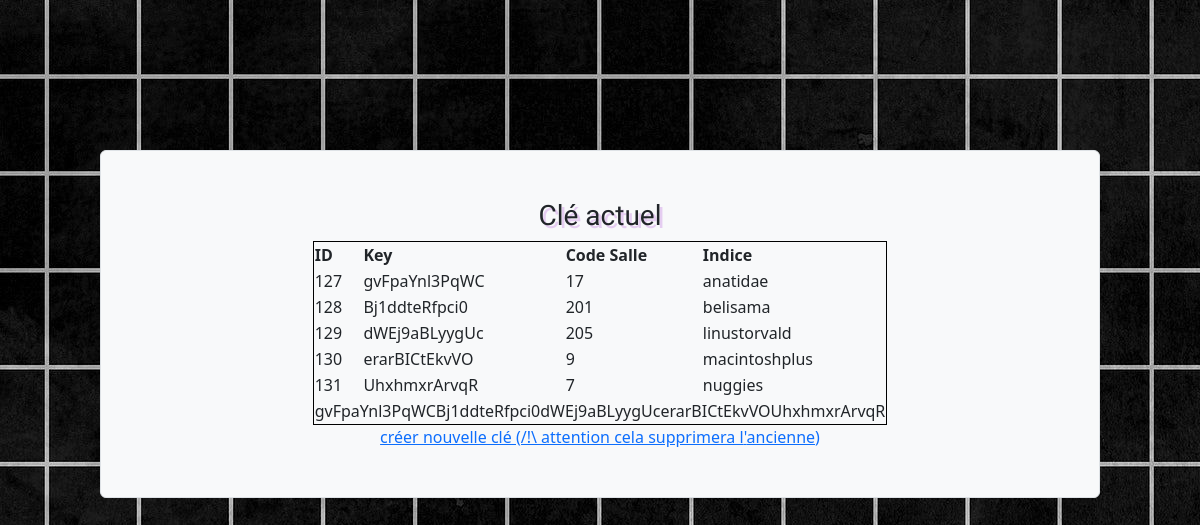
The app's page /admin/keys.php with its own data.
### tables this page shows
CREATE TABLE `hash` (
  `hashId` int(99) NOT NULL,
  `hashKey` varchar(99) NOT NULL,
  `hashRoomCode` varchar(99) NOT NULL,
  `hashHint` varchar(99) NOT NULL
);

### lib/lib.inc.php (the view, shortened to what this page needs)
<?php
function afficherKeys($mabd, $req) {
    try {
        $resultat = $mabd->query($req);
    } catch (PDOException $e) {
        echo '<p>Erreur : '.$e->getMessage().'</p>';
        die();
    }
    $hashKey = null;
    $lignes_resultat = $resultat->rowCount();
    if ($lignes_resultat>0) {
        echo '<table>'."\n";
        echo '<thead><th>ID</th><th>Key</th><th>Code Salle</th><th>Indice</th></thead>';
        while($ligne = $resultat->fetch(PDO::FETCH_ASSOC)) {
            $hashKey .= $ligne['hashKey'];
            echo '<tr>';
            echo '<td>'.$ligne['hashId'].'</td>';
            echo '<td>'.$ligne['hashKey'].'</td>';
            echo '<td>'.$ligne['hashRoomCode'].'</td>';
            echo '<td>'.$ligne['hashHint'].'</td>';
            echo '</tr>';
        }
        echo '<tr><td colspan="4">'.$hashKey.'</td></tr>';
        echo '</table>'."\n";
    } else {
        echo '<p>Pas de résultat !</p>'; }
}

### admin/head_admin.php (shortened to what this page needs)
<!DOCTYPE html>
<html lang="fr">
<head>
    <link rel="stylesheet" href="css/style.css">
    <link href="https://cdn.jsdelivr.net/npm/bootstrap@5.2.0-beta1/dist/css/bootstrap.min.css" rel="stylesheet">
    <?php require '../lib/lib.inc.php'; ?>
</head>
<body class="background">

### admin/keys.php
<?php require'head_admin.php';
$co = connexion();
$req='SELECT * FROM hash';
echo '<div class="bg-light p-5 border rounded mh-10 d-flex flex-column align-items-center" style="margin: 150px 100px 50px 100px">';
echo '<h3>Clé actuel</h3>';
afficherKeys($co, $req);
echo '<a href="admin/key_create.php">créer nouvelle clé (/!\ attention cela supprimera l\'ancienne)</a>';
echo '</div>';
require '../end.php';
?>

### end.php (shortened to what this page needs)
</body>
</html>

### css/style.css (style rules this page uses)
table, td, th { border: solid 1px black; }
.background { height: 100vh; background-image: url("../img/gridOld.jpeg"); background-size: cover; }
h2, h3, h4 { text-shadow: 3px 3px #e5cdf1; font-family: "Prompt", sans-serif; }

### records on screen
hash: hashId "127", hashKey "gvFpaYnl3PqWC", hashRoomCode "17", hashHint "anatidae"
hash: hashId "128", hashKey "Bj1ddteRfpci0", hashRoomCode "201", hashHint "belisama"
hash: hashId "129", hashKey "dWEj9aBLyygUc", hashRoomCode "205", hashHint "linustorvald"
hash: hashId "130", hashKey "erarBICtEkvVO", hashRoomCode "9", hashHint "macintoshplus"
hash: hashId "131", hashKey "UhxhmxrArvqR", hashRoomCode "7", hashHint "nuggies"

### other values on screen
$hashKey "gvFpaYnl3PqWCBj1ddteRfpci0dWEj9aBLyygUcerarBICtEkvVOUhxhmxrArvqR"
